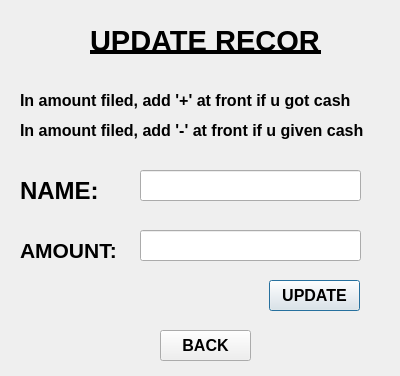
<?xml version="1.0" encoding="UTF-8"?>
<ui version="4.0">
 <class>update_rec</class>
 <widget class="QDialog" name="update_rec">
  <property name="geometry">
   <rect>
    <x>0</x>
    <y>0</y>
    <width>400</width>
    <height>376</height>
   </rect>
  </property>
  <property name="windowTitle">
   <string>Update_Record</string>
  </property>
  <widget class="QLabel" name="bg_img">
   <property name="geometry">
    <rect>
     <x>0</x>
     <y>-10</y>
     <width>411</width>
     <height>461</height>
    </rect>
   </property>
   <property name="text">
    <string/>
   </property>
   <property name="pixmap">
    <pixmap resource="Resources.qrc">:/Resources/Resources/cash_welcome.jpg</pixmap>
   </property>
  </widget>
  <widget class="QLabel" name="update_heading">
   <property name="geometry">
    <rect>
     <x>90</x>
     <y>20</y>
     <width>231</width>
     <height>41</height>
    </rect>
   </property>
   <property name="font">
    <font>
     <pointsize>22</pointsize>
     <bold>true</bold>
     <underline>true</underline>
    </font>
   </property>
   <property name="text">
    <string>UPDATE RECORD</string>
   </property>
  </widget>
  <widget class="QLabel" name="name_label">
   <property name="geometry">
    <rect>
     <x>20</x>
     <y>170</y>
     <width>81</width>
     <height>41</height>
    </rect>
   </property>
   <property name="font">
    <font>
     <pointsize>18</pointsize>
     <bold>true</bold>
    </font>
   </property>
   <property name="text">
    <string>NAME:</string>
   </property>
  </widget>
  <widget class="QLabel" name="amount_label">
   <property name="geometry">
    <rect>
     <x>20</x>
     <y>230</y>
     <width>111</width>
     <height>41</height>
    </rect>
   </property>
   <property name="font">
    <font>
     <pointsize>16</pointsize>
     <bold>true</bold>
    </font>
   </property>
   <property name="text">
    <string>AMOUNT:</string>
   </property>
  </widget>
  <widget class="QLineEdit" name="amount_input">
   <property name="geometry">
    <rect>
     <x>140</x>
     <y>230</y>
     <width>221</width>
     <height>31</height>
    </rect>
   </property>
   <property name="text">
    <string/>
   </property>
  </widget>
  <widget class="QLineEdit" name="name_input">
   <property name="geometry">
    <rect>
     <x>140</x>
     <y>170</y>
     <width>221</width>
     <height>31</height>
    </rect>
   </property>
  </widget>
  <widget class="QLabel" name="label_5">
   <property name="geometry">
    <rect>
     <x>20</x>
     <y>80</y>
     <width>341</width>
     <height>41</height>
    </rect>
   </property>
   <property name="font">
    <font>
     <pointsize>12</pointsize>
     <bold>true</bold>
    </font>
   </property>
   <property name="text">
    <string>In amount filed, add '+' at front if u got cash</string>
   </property>
  </widget>
  <widget class="QLabel" name="label_6">
   <property name="geometry">
    <rect>
     <x>20</x>
     <y>110</y>
     <width>351</width>
     <height>41</height>
    </rect>
   </property>
   <property name="font">
    <font>
     <pointsize>12</pointsize>
     <bold>true</bold>
    </font>
   </property>
   <property name="text">
    <string>In amount filed, add '-' at front if u given cash</string>
   </property>
  </widget>
  <widget class="QPushButton" name="update_btn">
   <property name="geometry">
    <rect>
     <x>269</x>
     <y>280</y>
     <width>91</width>
     <height>31</height>
    </rect>
   </property>
   <property name="font">
    <font>
     <pointsize>12</pointsize>
     <bold>true</bold>
    </font>
   </property>
   <property name="text">
    <string>UPDATE</string>
   </property>
  </widget>
  <widget class="QPushButton" name="back_btn">
   <property name="geometry">
    <rect>
     <x>160</x>
     <y>330</y>
     <width>91</width>
     <height>31</height>
    </rect>
   </property>
   <property name="font">
    <font>
     <pointsize>12</pointsize>
     <bold>true</bold>
    </font>
   </property>
   <property name="text">
    <string>BACK</string>
   </property>
  </widget>
 </widget>
 <resources>
  <include location="Resources.qrc"/>
 </resources>
 <connections/>
</ui>
